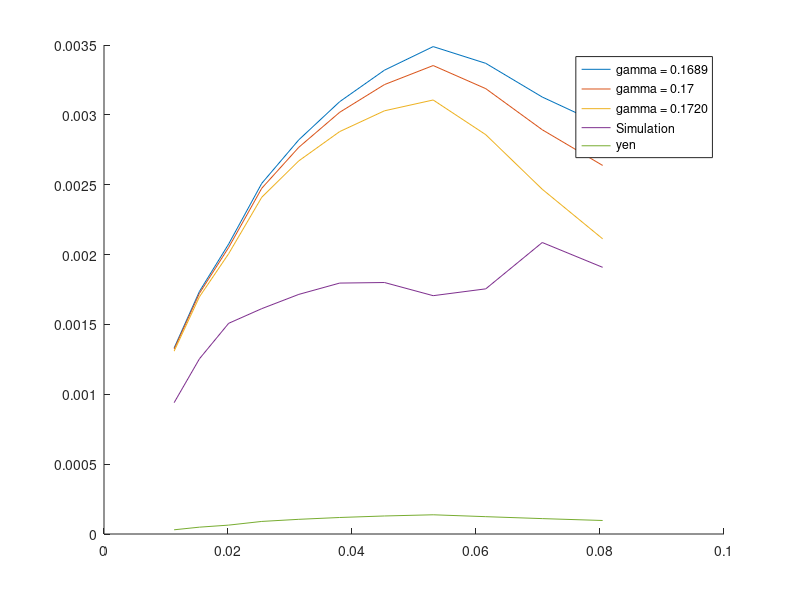

The MATLAB script that drew this image:
r = [
0.06,
0.07,
0.08,
0.09,
0.10,
0.11,
0.12,
0.13,
0.14,
0.15,
0.16];

p = 0;
for i = 1:size(r, 1)
	p(i) = pi*r(i)*r(i);
end

phi = [
0.862168,
0.75613 ,
0.673142,
0.607086,
0.553643,
0.509726,
0.473108,
0.44216 ,
0.41568 ,
0.392767,
0.372737,
0.355069,
0.339355,
0.325277,
0.31258 ,
0.301063,
0.290558,
0.280932,
0.272072,
0.263885,
0.256292,
0.249233,
0.242636,
0.236162,
0.23446];

n = 300;

gamma = 0.1689;
calced = 0;
for i = 1:size(r, 1)
	k = ceil(p(i)*n);
	calced(i) = (gamma + (sqrt(3)/4/pi - gamma)/phi(k))*p(i);
	%calced(i) = phi(k)*(gamma + (sqrt(3)/4/pi - gamma)/phi(k))*p(i) + gamma*p(i)*(1-phi(k));
end

gamma = 0.17;
calced2 = 0;
for i = 1:size(r, 1)
	k = ceil(p(i)*n);
	calced2(i) = (gamma + (sqrt(3)/4/pi - gamma)/phi(k))*p(i);
	%calced2(i) = phi(k)*(gamma + (sqrt(3)/4/pi - gamma)/phi(k))*p(i) + gamma*p(i)*(1-phi(k));
end

gamma = 0.1720; % this is already curving too much
calced3 = 0;
for i = 1:size(r, 1)
	k = ceil(p(i)*n);
	calced3(i) = (gamma + (sqrt(3)/4/pi - gamma)/phi(k))*p(i);
	%calced3(i) = phi(k)*(gamma + (sqrt(3)/4/pi - gamma)/phi(k))*p(i) + gamma*p(i)*(1-phi(k));
end

%pu:
simued = [
0.000940,
0.001254,
0.001508,
0.001613,
0.001715,
0.001796,
0.001800,
0.0017058,
0.0017547,
0.0020863,
0.0019087];

%diff = 0;
%for i = 1:size(r, 1)
%	diff(i) = (calced(i) - simued(i))/simued(i);
%end

% Pr[W|X]
%simued = [
%0.001556,
%0.002113,
%0.002763,
%0.003513,
%0.004346,
%0.005258,
%0.006255,
%0.007335,
%0.008490,
%0.009732,
%0.011077];

yen = 0;
for i = 1:size(r, 1)
	k = ceil(p(i)*n);
	numer = sqrt(27)/4/pi*p(i)*p(i)*(1 - sqrt(3)/4/pi)^k;
	denom = 1 - 4*p(i)*(1 - 0.75^k);
	yen(i) = numer/denom
end

clf;
hold all;
plot(p, calced);
plot(p, calced2);
plot(p, calced3);
plot(p, simued);
plot(p, yen);
legend('gamma = 0.1689', 'gamma = 0.17', 'gamma = 0.1720', 'Simulation', 'yen');

%plot(p, diff);
%ylim([0, 0.1]);
